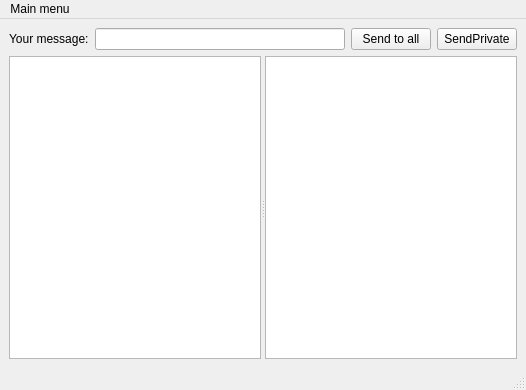
<?xml version="1.0" encoding="UTF-8"?>
<ui version="4.0">
 <class>MainWindow</class>
 <widget class="QMainWindow" name="MainWindow">
  <property name="geometry">
   <rect>
    <x>0</x>
    <y>0</y>
    <width>519</width>
    <height>390</height>
   </rect>
  </property>
  <property name="windowTitle">
   <string>MainWindow</string>
  </property>
  <widget class="QWidget" name="centralwidget">
   <layout class="QVBoxLayout" name="verticalLayout" stretch="0,0">
    <item>
     <layout class="QHBoxLayout" name="horizontalLayout">
      <item>
       <widget class="QLabel" name="label">
        <property name="text">
         <string>Your message:</string>
        </property>
       </widget>
      </item>
      <item>
       <widget class="QLineEdit" name="messageLineEdit">
        <property name="minimumSize">
         <size>
          <width>250</width>
          <height>0</height>
         </size>
        </property>
       </widget>
      </item>
      <item>
       <widget class="QPushButton" name="sendMessageButton">
        <property name="text">
         <string>Send to all</string>
        </property>
       </widget>
      </item>
      <item>
       <widget class="QPushButton" name="privateMessageButton">
        <property name="text">
         <string>SendPrivate</string>
        </property>
       </widget>
      </item>
     </layout>
    </item>
    <item>
     <widget class="QSplitter" name="splitter">
      <property name="orientation">
       <enum>Qt::Horizontal</enum>
      </property>
      <widget class="QTextBrowser" name="commonChatBrowser"/>
      <widget class="QTextBrowser" name="privateChatBrowser">
       <property name="minimumSize">
        <size>
         <width>0</width>
         <height>300</height>
        </size>
       </property>
      </widget>
     </widget>
    </item>
   </layout>
  </widget>
  <widget class="QMenuBar" name="menubar">
   <property name="geometry">
    <rect>
     <x>0</x>
     <y>0</y>
     <width>519</width>
     <height>20</height>
    </rect>
   </property>
   <widget class="QMenu" name="menuMenu">
    <property name="title">
     <string>Main menu</string>
    </property>
    <addaction name="actionOpen_another_client"/>
    <addaction name="separator"/>
    <addaction name="actionExit"/>
   </widget>
   <addaction name="menuMenu"/>
  </widget>
  <widget class="QStatusBar" name="statusbar"/>
  <action name="actionOpen_another_client">
   <property name="text">
    <string>Open another client</string>
   </property>
  </action>
  <action name="actionExit">
   <property name="text">
    <string>Close this client</string>
   </property>
  </action>
 </widget>
 <resources/>
 <connections/>
</ui>
